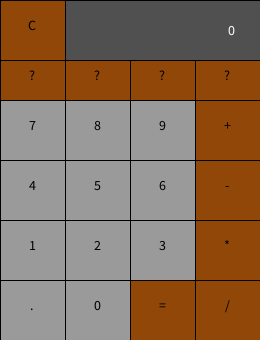
Frame 1 (no input)
Frame 60 (the mouse pressed at the canvas centre just before this capture): identical to frame 1, image omitted
Frame 120 (the mouse held since frame 60 and released just before this capture): identical to frame 1, image omitted

The Processing sketch that drew this single still picture (run headless with seeded random() and noise(); from frame 60 on, the mouse is pressed at the canvas centre):

// Processing sketch: Calculator
// ── Calculator.pde
Button[] numButtons = new Button[11];
Button[] opButtons = new Button[10]; //7
String dVal = "0";


void setup() {
  size(260, 340);

  //dimensional variables

  int qt = width/4;
  int hlf = width/2;
  int tqt = width/2 + width/4;

  numButtons[0] = new Button(qt, 280, qt, 60, "0", true);
  numButtons[1] = new Button(0, 220, qt, 60, "1", true);
  numButtons[2] = new Button(qt, 220, qt, 60, "2", true);
  numButtons[3] = new Button(hlf, 220, qt, 60, "3", true);
  numButtons[4] = new Button(0, 160, qt, 60, "4", true);
  numButtons[5] = new Button(qt, 160, qt, 60, "5", true);
  numButtons[6] = new Button(hlf, 160, qt, 60, "6", true);
  numButtons[7] = new Button(0, 100, qt, 60, "7", true);
  numButtons[8] = new Button(qt, 100, qt, 60, "8", true);
  numButtons[9] = new Button(hlf, 100, qt, 60, "9", true);
  numButtons[10] = new Button(0, 280, qt, 60, ".", true);

  opButtons[0] = new Button(0, 0, qt, 60, "C", false);

  opButtons[1] = new Button(tqt, 100, qt, 60, "+", false);
  opButtons[2] = new Button(tqt, 160, qt, 60, "-", false);
  opButtons[3] = new Button(tqt, 220, qt, 60, "*", false);
  opButtons[4] = new Button(tqt, 280, qt, 60, "/", false);
  opButtons[5] = new Button(hlf, 280, qt, 60, "=", false);
  opButtons[6] = new Button(0, 60, qt, 40, "?", false);
  opButtons[7] = new Button(qt, 60, qt, 40, "?", false);
  opButtons[8] = new Button(hlf, 60, qt, 40, "?", false);
  opButtons[9] = new Button(tqt, 60, qt, 40, "?", false);
}

void draw() {
  background(230);
 
  updateDisplay();

  for (int i = 0; i < numButtons.length; i++) {
    numButtons[i].display();
    numButtons[i].hover();
  }
  for (int i = 0; i < opButtons.length; i++) {
    opButtons[i].display();
    opButtons[i].hover();
  }
}

void mousePressed() {
  for (int i = 0; i < numButtons.length; i++) {
    if (numButtons[i].hover) {
      dVal += numButtons[i].val;
    }
  } for (int i = 0; i < opButtons.length; i++) {
     if (opButtons[0].hover) {
       dVal = "0";
     } else if (opButtons[i].hover) {
       dVal += opButtons[i].val;
     }

  }
}
void updateDisplay() {
  fill(80);
  rect(65, 0, 195, 60);
  fill(255);
  textAlign(RIGHT);

  if (dVal.length()<19) {
    textSize(14);
    text(dVal, 235, 35);
  } else if (dVal.length()<22) {
    textSize(12);
    text(dVal, 235, 35);
  } else if (dVal.length()<27) {
    textSize(10);
    text(dVal, 235, 35);
  } else if (dVal.length()<33) {
    textSize(8);
    text(dVal, 235, 35);
  } else if (dVal.length()<42) {
    textSize(6);
    text(dVal, 235, 35);
  } else if (dVal.length()<999) {
    textSize(14);
    text("Number too long!", 235, 35);
  }


  textSize(14);
  textAlign(CENTER);
}

void keyPressed() {
  for (int i = 0; i < numButtons.length; i++) {
    if(dVal == "010") {
      dVal += numButtons[i].val;
    }
  }
}

void performCalculation() {
}
// 50+35

// ── Button.pde
class Button {
  // Member Variables
  int x, y, w, h;
  String val;
  color c1, c2, c3, c4;
  boolean hover, isNumber;

  // Constructor
  Button(int tempX, int tempY, int tempW, int tempH, String tempVal, boolean isNumber) {
    x = tempX;
    y = tempY;
    w = tempW;
    h = tempH;
    val = tempVal;
    c1 = #E6E6E6;
    c2 = #9A9A9A;
    c3 = #CC6500;
    c4 = #904708;
    hover = false;
    this.isNumber = isNumber;
  }

  // Method for Display
  void display() {
    if (isNumber) { // Number Buttons. (Grey Buttons)
      if (hover) {
        fill(c1);
      } else {
        fill(c2);
      }
      rect(x, y, w, h);
      fill(0);
      textAlign(CENTER);
      text(val, x+w/2, y+h/2);
    } else { //Non-number button.(Orange Buttons & Clear)
      if (hover) {
        fill(c3);
      } else {
        fill(c4);
      }
      rect(x, y, w, h);
      fill(0);
      textAlign(CENTER);
      text(val, x+w/2, y+h/2);
    }
  }

  // Method for mouse interaction
  void hover() {
    hover = mouseX > x && mouseX < x+w && mouseY > y && mouseY < y+h;
  }
}
